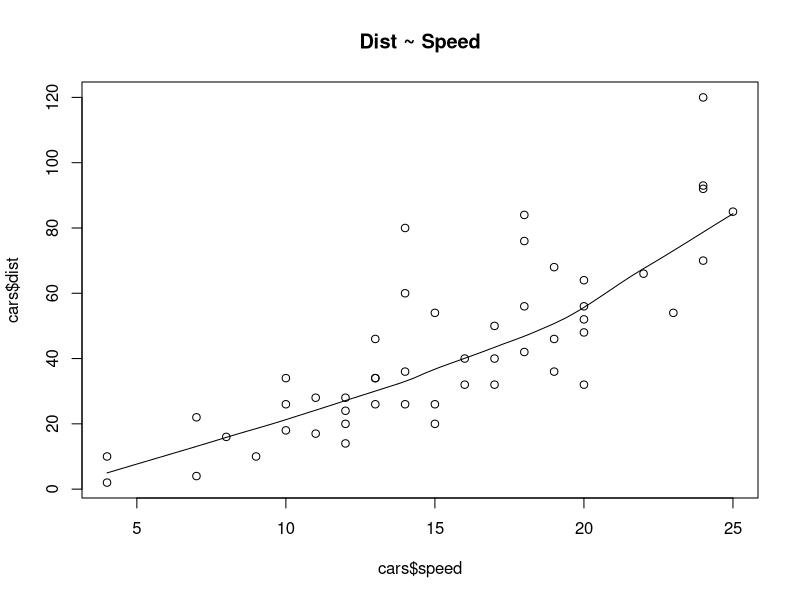
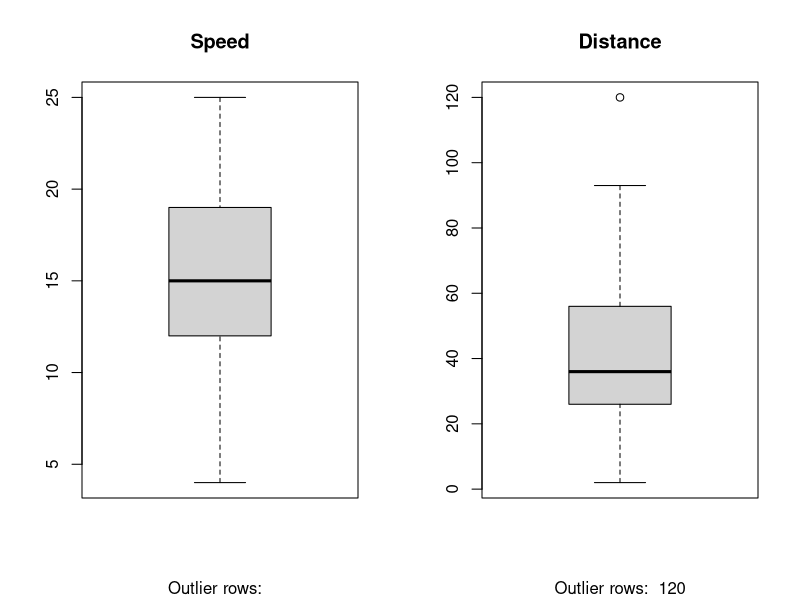

The R source for these figures, in order:
cars
scatter.smooth(x=cars$speed, y=cars$dist, main="Dist ~ Speed")

par(mfrow=c(1, 2))  # divide graph area in 2 columns
boxplot(cars$speed, main="Speed", sub=paste("Outlier rows: ", boxplot.stats(cars$speed)$out))  # box plot for 'speed'
boxplot(cars$dist, main="Distance", sub=paste("Outlier rows: ", boxplot.stats(cars$dist)$out))  # box plot for 'distance'

cor(cars$speed, cars$dist)

linearMod <- lm(dist ~ speed, data=cars)  # build linear regression model on full data
print(linearMod)

summary(linearMod)

set.seed(100)  # setting seed to reproduce results of random sampling
trainingRowIndex <- sample(1:nrow(cars), 0.9*nrow(cars))  # row indices for training data
nrow(cars)
trainingData <- cars[trainingRowIndex, ]  # model training data
testData  <- cars[-trainingRowIndex, ]   # test data

lmMod <- lm(dist ~ speed, data=trainingData)  # build the model
distPred <- predict(lmMod, testData)  # predict distance

actuals_preds <- data.frame(cbind(actuals=testData$dist, predicteds=distPred))  # make actuals_predicteds dataframe.
actuals_preds
correlation_accuracy <- cor(actuals_preds)  # 82.7%
correlation_accuracy
head(actuals_preds)